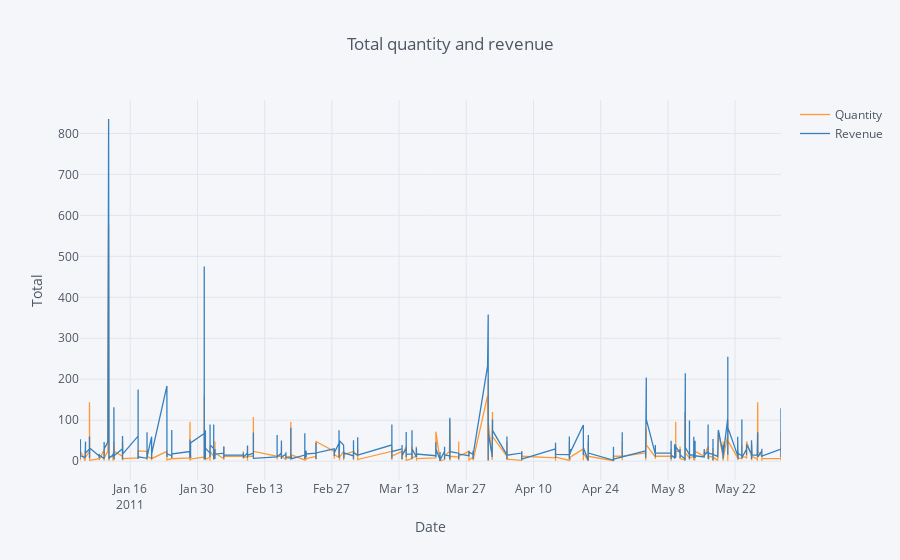

The cell this chart's notebook holds for it:
### Code cell
data2.iplot(kind='line', x= 'InvoiceDate', xTitle='Date',
           yTitle='Total', title='Total quantity and revenue')

### Figure 1 — Plotly figure (JSON) as saved in the notebook; plotly's stock layout.template omitted (floating-point values rounded to 4 significant figures; data arrays with more than 128 entries replaced by an {"elided": "..."} marker saying what was removed)
{"data": [{"line": {"color": "rgba(255, 153, 51, 1.0)", "dash": "solid", "shape": "linear", "width": 1.3}, "mode": "lines", "name": "Quantity", "text": "", "type": "scatter", "uid": "b7a58093-fa18-4635-8140-0e3a1af6aa9a", "x": {"elided": "2471 str values"}, "y": {"elided": "2471 int values"}}, {"line": {"color": "rgba(55, 128, 191, 1.0)", "dash": "solid", "shape": "linear", "width": 1.3}, "mode": "lines", "name": "Revenue", "text": "", "type": "scatter", "uid": "44577a6d-b084-44b6-bd7f-dd6d378083e2", "x": {"elided": "2471 str values"}, "y": {"elided": "2471 float values"}}], "layout": {"legend": {"bgcolor": "#F5F6F9", "font": {"color": "#4D5663"}}, "paper_bgcolor": "#F5F6F9", "plot_bgcolor": "#F5F6F9", "title": {"font": {"color": "#4D5663"}, "text": "Total quantity and revenue"}, "xaxis": {"gridcolor": "#E1E5ED", "showgrid": true, "tickfont": {"color": "#4D5663"}, "title": {"font": {"color": "#4D5663"}, "text": "Date"}, "zerolinecolor": "#E1E5ED"}, "yaxis": {"gridcolor": "#E1E5ED", "showgrid": true, "tickfont": {"color": "#4D5663"}, "title": {"font": {"color": "#4D5663"}, "text": "Total"}, "zerolinecolor": "#E1E5ED"}}}
